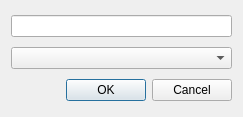
<?xml version="1.0" encoding="UTF-8"?>
<ui version="4.0">
 <class>VDoc</class>
 <widget class="QDialog" name="VDoc">
  <property name="geometry">
   <rect>
    <x>0</x>
    <y>0</y>
    <width>243</width>
    <height>117</height>
   </rect>
  </property>
  <property name="windowTitle">
   <string>Dialog</string>
  </property>
  <layout class="QGridLayout" name="gridLayout">
   <item row="0" column="0">
    <widget class="QLineEdit" name="lineEdit"/>
   </item>
   <item row="1" column="0">
    <widget class="QComboBox" name="comboBox"/>
   </item>
   <item row="2" column="0">
    <widget class="QDialogButtonBox" name="buttonBox">
     <property name="orientation">
      <enum>Qt::Horizontal</enum>
     </property>
     <property name="standardButtons">
      <set>QDialogButtonBox::Cancel|QDialogButtonBox::Ok</set>
     </property>
    </widget>
   </item>
  </layout>
 </widget>
 <resources/>
 <connections>
  <connection>
   <sender>buttonBox</sender>
   <signal>accepted()</signal>
   <receiver>VDoc</receiver>
   <slot>accept()</slot>
   <hints>
    <hint type="sourcelabel">
     <x>248</x>
     <y>254</y>
    </hint>
    <hint type="destinationlabel">
     <x>157</x>
     <y>274</y>
    </hint>
   </hints>
  </connection>
  <connection>
   <sender>buttonBox</sender>
   <signal>rejected()</signal>
   <receiver>VDoc</receiver>
   <slot>reject()</slot>
   <hints>
    <hint type="sourcelabel">
     <x>316</x>
     <y>260</y>
    </hint>
    <hint type="destinationlabel">
     <x>286</x>
     <y>274</y>
    </hint>
   </hints>
  </connection>
 </connections>
</ui>
